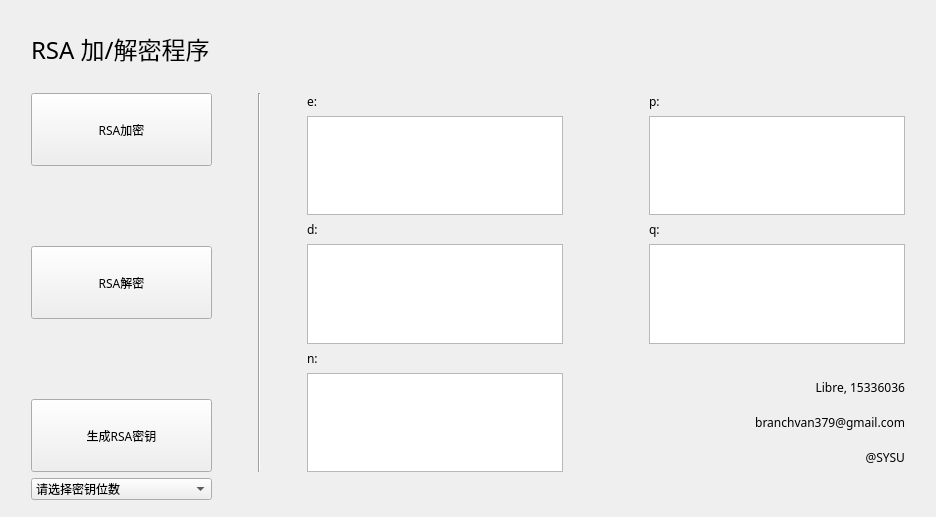
<?xml version="1.0" encoding="UTF-8"?>
<ui version="4.0">
 <class>rsa_mainwin</class>
 <widget class="QWidget" name="rsa_mainwin">
  <property name="geometry">
   <rect>
    <x>0</x>
    <y>0</y>
    <width>936</width>
    <height>517</height>
   </rect>
  </property>
  <property name="windowTitle">
   <string>Form</string>
  </property>
  <layout class="QGridLayout" name="gridLayout_2">
   <item row="9" column="5">
    <widget class="Line" name="line_3">
     <property name="sizePolicy">
      <sizepolicy hsizetype="Expanding" vsizetype="Minimum">
       <horstretch>0</horstretch>
       <verstretch>0</verstretch>
      </sizepolicy>
     </property>
     <property name="orientation">
      <enum>Qt::Vertical</enum>
     </property>
    </widget>
   </item>
   <item row="7" column="3">
    <widget class="Line" name="line_2">
     <property name="orientation">
      <enum>Qt::Vertical</enum>
     </property>
    </widget>
   </item>
   <item row="7" column="5">
    <layout class="QGridLayout" name="gridLayout">
     <item row="3" column="0">
      <widget class="QTextEdit" name="d_textedit">
       <property name="html">
        <string>&lt;!DOCTYPE HTML PUBLIC &quot;-//W3C//DTD HTML 4.0//EN&quot; &quot;http://www.w3.org/TR/REC-html40/strict.dtd&quot;&gt;
&lt;html&gt;&lt;head&gt;&lt;meta name=&quot;qrichtext&quot; content=&quot;1&quot; /&gt;&lt;style type=&quot;text/css&quot;&gt;
p, li { white-space: pre-wrap; }
&lt;/style&gt;&lt;/head&gt;&lt;body style=&quot; font-family:'SimSun'; font-size:9pt; font-weight:400; font-style:normal;&quot;&gt;
&lt;p style=&quot;-qt-paragraph-type:empty; margin-top:0px; margin-bottom:0px; margin-left:0px; margin-right:0px; -qt-block-indent:0; text-indent:0px;&quot;&gt;&lt;br /&gt;&lt;/p&gt;&lt;/body&gt;&lt;/html&gt;</string>
       </property>
      </widget>
     </item>
     <item row="3" column="2" colspan="2">
      <widget class="QTextEdit" name="q_textedit">
       <property name="html">
        <string>&lt;!DOCTYPE HTML PUBLIC &quot;-//W3C//DTD HTML 4.0//EN&quot; &quot;http://www.w3.org/TR/REC-html40/strict.dtd&quot;&gt;
&lt;html&gt;&lt;head&gt;&lt;meta name=&quot;qrichtext&quot; content=&quot;1&quot; /&gt;&lt;style type=&quot;text/css&quot;&gt;
p, li { white-space: pre-wrap; }
&lt;/style&gt;&lt;/head&gt;&lt;body style=&quot; font-family:'SimSun'; font-size:9pt; font-weight:400; font-style:normal;&quot;&gt;
&lt;p style=&quot;-qt-paragraph-type:empty; margin-top:0px; margin-bottom:0px; margin-left:0px; margin-right:0px; -qt-block-indent:0; text-indent:0px;&quot;&gt;&lt;br /&gt;&lt;/p&gt;&lt;/body&gt;&lt;/html&gt;</string>
       </property>
      </widget>
     </item>
     <item row="4" column="0">
      <widget class="QLabel" name="label_9">
       <property name="sizePolicy">
        <sizepolicy hsizetype="Expanding" vsizetype="Expanding">
         <horstretch>0</horstretch>
         <verstretch>0</verstretch>
        </sizepolicy>
       </property>
       <property name="font">
        <font>
         <family>微软雅黑</family>
         <pointsize>9</pointsize>
        </font>
       </property>
       <property name="text">
        <string>n:</string>
       </property>
      </widget>
     </item>
     <item row="5" column="0">
      <widget class="QTextEdit" name="n_textedit">
       <property name="html">
        <string>&lt;!DOCTYPE HTML PUBLIC &quot;-//W3C//DTD HTML 4.0//EN&quot; &quot;http://www.w3.org/TR/REC-html40/strict.dtd&quot;&gt;
&lt;html&gt;&lt;head&gt;&lt;meta name=&quot;qrichtext&quot; content=&quot;1&quot; /&gt;&lt;style type=&quot;text/css&quot;&gt;
p, li { white-space: pre-wrap; }
&lt;/style&gt;&lt;/head&gt;&lt;body style=&quot; font-family:'SimSun'; font-size:9pt; font-weight:400; font-style:normal;&quot;&gt;
&lt;p style=&quot;-qt-paragraph-type:empty; margin-top:0px; margin-bottom:0px; margin-left:0px; margin-right:0px; -qt-block-indent:0; text-indent:0px;&quot;&gt;&lt;br /&gt;&lt;/p&gt;&lt;/body&gt;&lt;/html&gt;</string>
       </property>
      </widget>
     </item>
     <item row="2" column="2">
      <widget class="QLabel" name="label_10">
       <property name="sizePolicy">
        <sizepolicy hsizetype="Expanding" vsizetype="Expanding">
         <horstretch>0</horstretch>
         <verstretch>0</verstretch>
        </sizepolicy>
       </property>
       <property name="font">
        <font>
         <family>微软雅黑</family>
         <pointsize>9</pointsize>
        </font>
       </property>
       <property name="text">
        <string>q:</string>
       </property>
      </widget>
     </item>
     <item row="0" column="0">
      <widget class="QLabel" name="label_6">
       <property name="sizePolicy">
        <sizepolicy hsizetype="Expanding" vsizetype="Expanding">
         <horstretch>0</horstretch>
         <verstretch>0</verstretch>
        </sizepolicy>
       </property>
       <property name="font">
        <font>
         <family>微软雅黑</family>
         <pointsize>9</pointsize>
        </font>
       </property>
       <property name="text">
        <string>e:</string>
       </property>
      </widget>
     </item>
     <item row="1" column="1">
      <spacer name="horizontalSpacer">
       <property name="orientation">
        <enum>Qt::Horizontal</enum>
       </property>
       <property name="sizeType">
        <enum>QSizePolicy::Fixed</enum>
       </property>
       <property name="sizeHint" stdset="0">
        <size>
         <width>80</width>
         <height>20</height>
        </size>
       </property>
      </spacer>
     </item>
     <item row="0" column="2">
      <widget class="QLabel" name="label_8">
       <property name="sizePolicy">
        <sizepolicy hsizetype="Expanding" vsizetype="Expanding">
         <horstretch>0</horstretch>
         <verstretch>0</verstretch>
        </sizepolicy>
       </property>
       <property name="font">
        <font>
         <family>微软雅黑</family>
         <pointsize>9</pointsize>
        </font>
       </property>
       <property name="text">
        <string>p:</string>
       </property>
      </widget>
     </item>
     <item row="1" column="2" colspan="2">
      <widget class="QTextEdit" name="p_textedit">
       <property name="html">
        <string>&lt;!DOCTYPE HTML PUBLIC &quot;-//W3C//DTD HTML 4.0//EN&quot; &quot;http://www.w3.org/TR/REC-html40/strict.dtd&quot;&gt;
&lt;html&gt;&lt;head&gt;&lt;meta name=&quot;qrichtext&quot; content=&quot;1&quot; /&gt;&lt;style type=&quot;text/css&quot;&gt;
p, li { white-space: pre-wrap; }
&lt;/style&gt;&lt;/head&gt;&lt;body style=&quot; font-family:'SimSun'; font-size:9pt; font-weight:400; font-style:normal;&quot;&gt;
&lt;p style=&quot;-qt-paragraph-type:empty; margin-top:0px; margin-bottom:0px; margin-left:0px; margin-right:0px; -qt-block-indent:0; text-indent:0px;&quot;&gt;&lt;br /&gt;&lt;/p&gt;&lt;/body&gt;&lt;/html&gt;</string>
       </property>
      </widget>
     </item>
     <item row="1" column="0">
      <widget class="QTextEdit" name="e_textedit">
       <property name="html">
        <string>&lt;!DOCTYPE HTML PUBLIC &quot;-//W3C//DTD HTML 4.0//EN&quot; &quot;http://www.w3.org/TR/REC-html40/strict.dtd&quot;&gt;
&lt;html&gt;&lt;head&gt;&lt;meta name=&quot;qrichtext&quot; content=&quot;1&quot; /&gt;&lt;style type=&quot;text/css&quot;&gt;
p, li { white-space: pre-wrap; }
&lt;/style&gt;&lt;/head&gt;&lt;body style=&quot; font-family:'SimSun'; font-size:9pt; font-weight:400; font-style:normal;&quot;&gt;
&lt;p style=&quot;-qt-paragraph-type:empty; margin-top:0px; margin-bottom:0px; margin-left:0px; margin-right:0px; -qt-block-indent:0; text-indent:0px;&quot;&gt;&lt;br /&gt;&lt;/p&gt;&lt;/body&gt;&lt;/html&gt;</string>
       </property>
      </widget>
     </item>
     <item row="2" column="0">
      <widget class="QLabel" name="label_7">
       <property name="sizePolicy">
        <sizepolicy hsizetype="Expanding" vsizetype="Expanding">
         <horstretch>0</horstretch>
         <verstretch>0</verstretch>
        </sizepolicy>
       </property>
       <property name="font">
        <font>
         <family>微软雅黑</family>
         <pointsize>9</pointsize>
        </font>
       </property>
       <property name="text">
        <string>d:</string>
       </property>
      </widget>
     </item>
     <item row="5" column="2" colspan="2">
      <layout class="QVBoxLayout" name="verticalLayout_2">
       <item>
        <widget class="QLabel" name="label_3">
         <property name="sizePolicy">
          <sizepolicy hsizetype="Expanding" vsizetype="Expanding">
           <horstretch>0</horstretch>
           <verstretch>0</verstretch>
          </sizepolicy>
         </property>
         <property name="font">
          <font>
           <family>微软雅黑</family>
           <pointsize>9</pointsize>
          </font>
         </property>
         <property name="text">
          <string>Libre, 15336036</string>
         </property>
         <property name="alignment">
          <set>Qt::AlignRight|Qt::AlignTrailing|Qt::AlignVCenter</set>
         </property>
        </widget>
       </item>
       <item>
        <widget class="QLabel" name="label_4">
         <property name="sizePolicy">
          <sizepolicy hsizetype="Expanding" vsizetype="Expanding">
           <horstretch>0</horstretch>
           <verstretch>0</verstretch>
          </sizepolicy>
         </property>
         <property name="font">
          <font>
           <family>微软雅黑</family>
           <pointsize>9</pointsize>
          </font>
         </property>
         <property name="text">
          <string>branchvan379@gmail.com</string>
         </property>
         <property name="alignment">
          <set>Qt::AlignRight|Qt::AlignTrailing|Qt::AlignVCenter</set>
         </property>
        </widget>
       </item>
       <item>
        <widget class="QLabel" name="label_5">
         <property name="sizePolicy">
          <sizepolicy hsizetype="Expanding" vsizetype="Expanding">
           <horstretch>0</horstretch>
           <verstretch>0</verstretch>
          </sizepolicy>
         </property>
         <property name="font">
          <font>
           <family>微软雅黑</family>
           <pointsize>9</pointsize>
          </font>
         </property>
         <property name="text">
          <string>@SYSU</string>
         </property>
         <property name="alignment">
          <set>Qt::AlignRight|Qt::AlignTrailing|Qt::AlignVCenter</set>
         </property>
        </widget>
       </item>
      </layout>
     </item>
    </layout>
   </item>
   <item row="7" column="1">
    <layout class="QVBoxLayout" name="verticalLayout_3">
     <item>
      <widget class="QPushButton" name="rsa_encry_bt">
       <property name="sizePolicy">
        <sizepolicy hsizetype="Expanding" vsizetype="Expanding">
         <horstretch>0</horstretch>
         <verstretch>0</verstretch>
        </sizepolicy>
       </property>
       <property name="font">
        <font>
         <family>微软雅黑</family>
        </font>
       </property>
       <property name="text">
        <string>RSA加密</string>
       </property>
      </widget>
     </item>
     <item>
      <spacer name="verticalSpacer">
       <property name="orientation">
        <enum>Qt::Vertical</enum>
       </property>
       <property name="sizeHint" stdset="0">
        <size>
         <width>20</width>
         <height>50</height>
        </size>
       </property>
      </spacer>
     </item>
     <item>
      <widget class="QPushButton" name="rsa_decry_bt">
       <property name="sizePolicy">
        <sizepolicy hsizetype="Expanding" vsizetype="Expanding">
         <horstretch>0</horstretch>
         <verstretch>0</verstretch>
        </sizepolicy>
       </property>
       <property name="font">
        <font>
         <family>微软雅黑</family>
        </font>
       </property>
       <property name="text">
        <string>RSA解密</string>
       </property>
      </widget>
     </item>
     <item>
      <spacer name="verticalSpacer_2">
       <property name="orientation">
        <enum>Qt::Vertical</enum>
       </property>
       <property name="sizeHint" stdset="0">
        <size>
         <width>20</width>
         <height>50</height>
        </size>
       </property>
      </spacer>
     </item>
     <item>
      <widget class="QPushButton" name="rsa_genkey_bt">
       <property name="sizePolicy">
        <sizepolicy hsizetype="Expanding" vsizetype="Expanding">
         <horstretch>0</horstretch>
         <verstretch>0</verstretch>
        </sizepolicy>
       </property>
       <property name="font">
        <font>
         <family>微软雅黑</family>
        </font>
       </property>
       <property name="text">
        <string>生成RSA密钥</string>
       </property>
      </widget>
     </item>
    </layout>
   </item>
   <item row="7" column="4">
    <spacer name="horizontalSpacer_3">
     <property name="orientation">
      <enum>Qt::Horizontal</enum>
     </property>
     <property name="sizeType">
      <enum>QSizePolicy::Fixed</enum>
     </property>
     <property name="sizeHint" stdset="0">
      <size>
       <width>40</width>
       <height>20</height>
      </size>
     </property>
    </spacer>
   </item>
   <item row="0" column="1">
    <spacer name="verticalSpacer_4">
     <property name="orientation">
      <enum>Qt::Vertical</enum>
     </property>
     <property name="sizeType">
      <enum>QSizePolicy::Fixed</enum>
     </property>
     <property name="sizeHint" stdset="0">
      <size>
       <width>20</width>
       <height>20</height>
      </size>
     </property>
    </spacer>
   </item>
   <item row="7" column="2">
    <spacer name="horizontalSpacer_2">
     <property name="orientation">
      <enum>Qt::Horizontal</enum>
     </property>
     <property name="sizeType">
      <enum>QSizePolicy::Fixed</enum>
     </property>
     <property name="sizeHint" stdset="0">
      <size>
       <width>40</width>
       <height>20</height>
      </size>
     </property>
    </spacer>
   </item>
   <item row="1" column="1">
    <widget class="QLabel" name="label_2">
     <property name="sizePolicy">
      <sizepolicy hsizetype="Expanding" vsizetype="Expanding">
       <horstretch>0</horstretch>
       <verstretch>0</verstretch>
      </sizepolicy>
     </property>
     <property name="font">
      <font>
       <family>微软雅黑</family>
       <pointsize>18</pointsize>
      </font>
     </property>
     <property name="text">
      <string>RSA 加/解密程序</string>
     </property>
     <property name="alignment">
      <set>Qt::AlignLeading|Qt::AlignLeft|Qt::AlignVCenter</set>
     </property>
    </widget>
   </item>
   <item row="7" column="6">
    <spacer name="horizontalSpacer_5">
     <property name="orientation">
      <enum>Qt::Horizontal</enum>
     </property>
     <property name="sizeType">
      <enum>QSizePolicy::Fixed</enum>
     </property>
     <property name="sizeHint" stdset="0">
      <size>
       <width>20</width>
       <height>20</height>
      </size>
     </property>
    </spacer>
   </item>
   <item row="8" column="5">
    <spacer name="verticalSpacer_5">
     <property name="orientation">
      <enum>Qt::Vertical</enum>
     </property>
     <property name="sizeType">
      <enum>QSizePolicy::Fixed</enum>
     </property>
     <property name="sizeHint" stdset="0">
      <size>
       <width>20</width>
       <height>20</height>
      </size>
     </property>
    </spacer>
   </item>
   <item row="7" column="0">
    <spacer name="horizontalSpacer_4">
     <property name="orientation">
      <enum>Qt::Horizontal</enum>
     </property>
     <property name="sizeType">
      <enum>QSizePolicy::Fixed</enum>
     </property>
     <property name="sizeHint" stdset="0">
      <size>
       <width>20</width>
       <height>20</height>
      </size>
     </property>
    </spacer>
   </item>
   <item row="2" column="1">
    <spacer name="verticalSpacer_3">
     <property name="orientation">
      <enum>Qt::Vertical</enum>
     </property>
     <property name="sizeType">
      <enum>QSizePolicy::Fixed</enum>
     </property>
     <property name="sizeHint" stdset="0">
      <size>
       <width>20</width>
       <height>20</height>
      </size>
     </property>
    </spacer>
   </item>
   <item row="8" column="1">
    <widget class="QComboBox" name="bitnum_comboBox">
     <property name="sizePolicy">
      <sizepolicy hsizetype="Preferred" vsizetype="Expanding">
       <horstretch>0</horstretch>
       <verstretch>0</verstretch>
      </sizepolicy>
     </property>
     <property name="editable">
      <bool>false</bool>
     </property>
     <property name="currentText">
      <string>请选择密钥位数</string>
     </property>
     <property name="currentIndex">
      <number>0</number>
     </property>
     <property name="sizeAdjustPolicy">
      <enum>QComboBox::AdjustToContents</enum>
     </property>
     <item>
      <property name="text">
       <string>请选择密钥位数</string>
      </property>
     </item>
     <item>
      <property name="text">
       <string>128</string>
      </property>
     </item>
     <item>
      <property name="text">
       <string>256</string>
      </property>
     </item>
     <item>
      <property name="text">
       <string>512</string>
      </property>
     </item>
     <item>
      <property name="text">
       <string extracomment="&lt;Default&gt;">1024</string>
      </property>
     </item>
     <item>
      <property name="text">
       <string>2048</string>
      </property>
     </item>
    </widget>
   </item>
  </layout>
  <zorder>line_3</zorder>
  <zorder>label_2</zorder>
  <zorder>line_2</zorder>
  <zorder>horizontalSpacer_2</zorder>
  <zorder>horizontalSpacer_3</zorder>
  <zorder>horizontalSpacer_4</zorder>
  <zorder>verticalSpacer_4</zorder>
  <zorder>horizontalSpacer_5</zorder>
  <zorder>verticalSpacer_5</zorder>
  <zorder>verticalSpacer_3</zorder>
  <zorder>bitnum_comboBox</zorder>
 </widget>
 <resources/>
 <connections/>
</ui>
